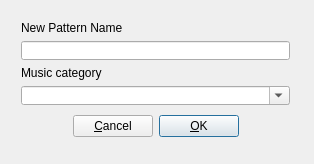
<ui version="4.0" >
 <class>PatternPropertiesDialog_UI</class>
 <widget class="QDialog" name="PatternPropertiesDialog_UI" >
  <property name="geometry" >
   <rect>
    <x>0</x>
    <y>0</y>
    <width>314</width>
    <height>164</height>
   </rect>
  </property>
  <property name="windowTitle" >
   <string>Form1</string>
  </property>
  <widget class="QWidget" name="layoutWidget" >
   <property name="geometry" >
    <rect>
     <x>10</x>
     <y>10</y>
     <width>291</width>
     <height>141</height>
    </rect>
   </property>
   <layout class="QVBoxLayout" name="verticalLayout_2" >
    <item>
     <layout class="QVBoxLayout" name="verticalLayout" >
      <item>
       <widget class="QLabel" name="TextLabel1" >
        <property name="text" >
         <string>New Pattern Name</string>
        </property>
       </widget>
      </item>
      <item>
       <widget class="QLineEdit" name="patternNameTxt" />
      </item>
      <item>
       <widget class="QLabel" name="label" >
        <property name="text" >
         <string>Music category</string>
        </property>
       </widget>
      </item>
      <item>
       <widget class="QComboBox" name="categoryComboBox" >
        <property name="editable" >
         <bool>true</bool>
        </property>
       </widget>
      </item>
     </layout>
    </item>
    <item>
     <layout class="QHBoxLayout" name="horizontalLayout" >
      <item>
       <spacer>
        <property name="orientation" >
         <enum>Qt::Horizontal</enum>
        </property>
        <property name="sizeHint" stdset="0" >
         <size>
          <width>37</width>
          <height>28</height>
         </size>
        </property>
       </spacer>
      </item>
      <item>
       <widget class="QPushButton" name="cancelBtn" >
        <property name="text" >
         <string>&amp;Cancel</string>
        </property>
        <property name="shortcut" >
         <string>Alt+C</string>
        </property>
       </widget>
      </item>
      <item>
       <widget class="QPushButton" name="okBtn" >
        <property name="text" >
         <string>&amp;OK</string>
        </property>
        <property name="shortcut" >
         <string>Alt+O</string>
        </property>
        <property name="default" >
         <bool>true</bool>
        </property>
       </widget>
      </item>
      <item>
       <spacer>
        <property name="orientation" >
         <enum>Qt::Horizontal</enum>
        </property>
        <property name="sizeHint" stdset="0" >
         <size>
          <width>37</width>
          <height>28</height>
         </size>
        </property>
       </spacer>
      </item>
     </layout>
    </item>
   </layout>
  </widget>
 </widget>
 <layoutdefault spacing="6" margin="11" />
 <resources/>
 <connections/>
</ui>
